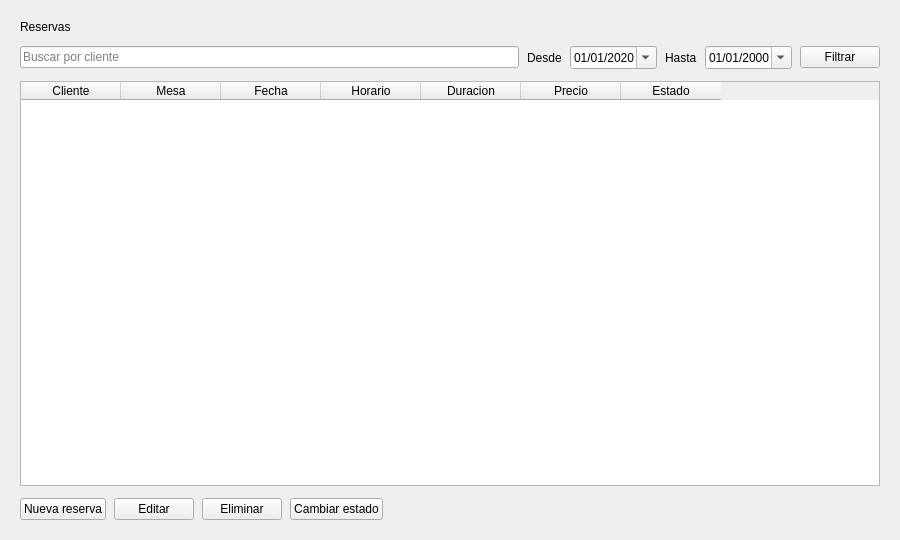
<?xml version="1.0" encoding="UTF-8"?>
<ui version="4.0">
 <class>VentanaReservas</class>
 <widget class="QWidget" name="VentanaReservas">
  <property name="geometry">
   <rect>
    <x>0</x>
    <y>0</y>
    <width>900</width>
    <height>540</height>
   </rect>
  </property>
  <property name="windowTitle">
   <string>Reservas</string>
  </property>
   <layout class="QVBoxLayout" name="layout_principal">
    <property name="spacing">
     <number>12</number>
    </property>
    <property name="leftMargin">
     <number>20</number>
    </property>
    <property name="topMargin">
     <number>20</number>
    </property>
    <property name="rightMargin">
     <number>20</number>
    </property>
    <property name="bottomMargin">
     <number>20</number>
    </property>
    <item>
     <widget class="QLabel" name="label_titulo">
      <property name="text">
       <string>Reservas</string>
      </property>
     </widget>
    </item>
    <item>
     <layout class="QHBoxLayout" name="layout_filtro">
      <property name="spacing">
       <number>8</number>
      </property>
      <item>
       <widget class="QLineEdit" name="lineEdit_filtro">
        <property name="placeholderText">
         <string>Buscar por cliente</string>
        </property>
       </widget>
      </item>
      <item>
       <widget class="QLabel" name="label_desde">
        <property name="text">
         <string>Desde</string>
        </property>
       </widget>
      </item>
      <item>
       <widget class="QDateEdit" name="dateEdit_desde">
        <property name="calendarPopup">
         <bool>true</bool>
        </property>
        <property name="displayFormat">
         <string>dd/MM/yyyy</string>
        </property>
        <property name="date">
         <date>
          <year>2020</year>
          <month>1</month>
          <day>1</day>
         </date>
        </property>
       </widget>
      </item>
      <item>
       <widget class="QLabel" name="label_hasta">
        <property name="text">
         <string>Hasta</string>
        </property>
       </widget>
      </item>
      <item>
       <widget class="QDateEdit" name="dateEdit_hasta">
        <property name="calendarPopup">
         <bool>true</bool>
        </property>
        <property name="displayFormat">
         <string>dd/MM/yyyy</string>
        </property>
       </widget>
      </item>
      <item>
       <widget class="QPushButton" name="pushButton_buscar">
        <property name="text">
         <string>Filtrar</string>
        </property>
       </widget>
      </item>
     </layout>
    </item>
    <item>
     <widget class="QTableWidget" name="tableWidget_reservas">
      <property name="alternatingRowColors">
       <bool>true</bool>
      </property>
      <property name="selectionMode">
       <enum>QAbstractItemView::SingleSelection</enum>
      </property>
      <property name="selectionBehavior">
       <enum>QAbstractItemView::SelectRows</enum>
      </property>
      <property name="editTriggers">
       <set>QAbstractItemView::NoEditTriggers</set>
      </property>
      <column>
       <property name="text">
        <string>Cliente</string>
       </property>
      </column>
      <column>
       <property name="text">
        <string>Mesa</string>
       </property>
      </column>
      <column>
       <property name="text">
        <string>Fecha</string>
       </property>
      </column>
      <column>
       <property name="text">
        <string>Horario</string>
       </property>
      </column>
      <column>
       <property name="text">
        <string>Duracion</string>
       </property>
      </column>
      <column>
       <property name="text">
        <string>Precio</string>
       </property>
      </column>
      <column>
       <property name="text">
        <string>Estado</string>
       </property>
      </column>
     </widget>
    </item>
    <item>
     <layout class="QHBoxLayout" name="layout_botones">
      <property name="spacing">
       <number>8</number>
      </property>
      <item>
       <widget class="QPushButton" name="pushButton_nueva">
        <property name="text">
         <string>Nueva reserva</string>
        </property>
       </widget>
      </item>
      <item>
       <widget class="QPushButton" name="pushButton_editar">
        <property name="text">
         <string>Editar</string>
        </property>
       </widget>
      </item>
      <item>
       <widget class="QPushButton" name="pushButton_eliminar">
        <property name="text">
         <string>Eliminar</string>
        </property>
       </widget>
      </item>
      <item>
       <widget class="QPushButton" name="pushButton_estado">
        <property name="text">
         <string>Cambiar estado</string>
        </property>
       </widget>
      </item>
      <item>
       <spacer name="espaciador_botones">
        <property name="orientation">
         <enum>Qt::Horizontal</enum>
        </property>
        <property name="sizeHint" stdset="0">
         <size>
          <width>40</width>
          <height>20</height>
         </size>
        </property>
       </spacer>
      </item>
     </layout>
    </item>
   </layout>
 </widget>
 <resources/>
 <connections/>
</ui>
